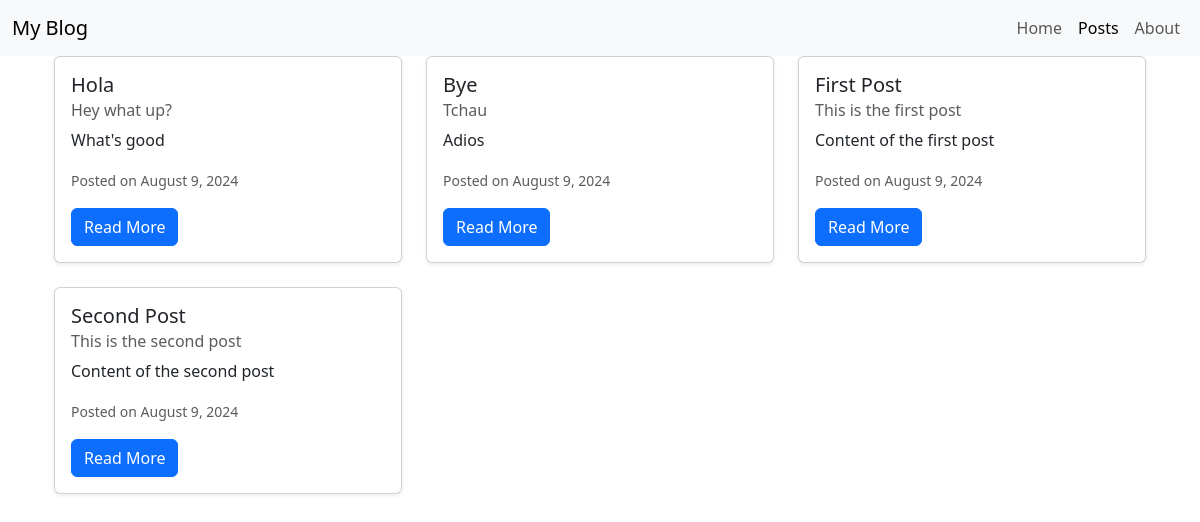
/posts/, run on the app's committed database.
### posts/models.py (models this page shows, shortened)
class Post(models.Model):
    title = models.CharField(max_length=128)
    subtitle = models.CharField(max_length=256)
    body = models.TextField()
    created_on = models.DateTimeField(auto_now_add=True)

### posts/views.py (the view)
# urls.py: path('', views.PostListView.as_view(), name='list'),  # For listing posts
class PostListView(ListView):
    template_name = "posts/list.html"
    model = Post
    context_object_name = 'posts'

### templates/posts/list.html
{% extends 'base.html' %}
{% block content %}
<div class="container">
    <div class="row">
        {% for post in posts %}
        <div class="col-md-4">
            <div class="card mb-4 shadow-sm">
                <div class="card-body">
                    <h5 class="card-title">{{ post.title }}</h5>
                    <h6 class="card-subtitle mb-2 text-muted">{{ post.subtitle }}</h6>
                    <p class="card-text">{{ post.body|truncatewords:30 }}</p>
                    <p class="card-text"><small class="text-muted">Posted on {{ post.created_on|date:"F j, Y" }}</small></p>
                    <a href="{% url 'post_detail' post.id %}" class="btn btn-primary">Read More</a>
                </div>
            </div>
        </div>
        {% endfor %}
    </div>
</div>
{% endblock %}

### templates/base.html (shortened to what this page needs)
{% load static %}
{% load static %}
<!DOCTYPE html>
<html lang="en">
<head>
    <link href="https://cdn.jsdelivr.net/npm/bootstrap@5.3.3/dist/css/bootstrap.min.css" rel="stylesheet">
    <link href="{% static 'css/base.css' %}" rel="stylesheet">
</head>
<body>
    <nav class="navbar navbar-expand-lg sticky-top bg-body-tertiary">
        <div class="container-fluid">
            <a class="navbar-brand" href="{% url 'home' %}">My Blog</a>
            <div class="collapse navbar-collapse justify-content-end" id="navbarNav">
                <ul class="navbar-nav">
                    <li class="nav-item">
                        <a class="nav-link {% if request.resolver_match.url_name == 'home' %}active{% endif %}" href="{% url 'home' %}">Home</a>
                    </li>
                    <li class="nav-item">
                        <a class="nav-link {% if request.resolver_match.url_name == 'list' %}active{% endif %}" href="{% url 'list' %}">Posts</a>
                    </li>
                    <li class="nav-item">
                        <a class="nav-link {% if request.resolver_match.url_name == 'about' %}active{% endif %}" href="{% url 'about' %}">About</a>
                    </li>
                </ul>
            </div>
        </div>
    </nav>
    <div class="container">
        {% block content %}{% endblock content %}
    </div>
</body>
</html>

### data on the page
Post: title "Hola", subtitle "Hey what up?", body "What's good", created_on "August 9, 2024"
Post: title "Bye", subtitle "Tchau", body "Adios", created_on "August 9, 2024"
Post: title "First Post", subtitle "This is the first post", body "Content of the first post", created_on "August 9, 2024"
Post: title "Second Post", subtitle "This is the second post", body "Content of the second post", created_on "August 9, 2024"
